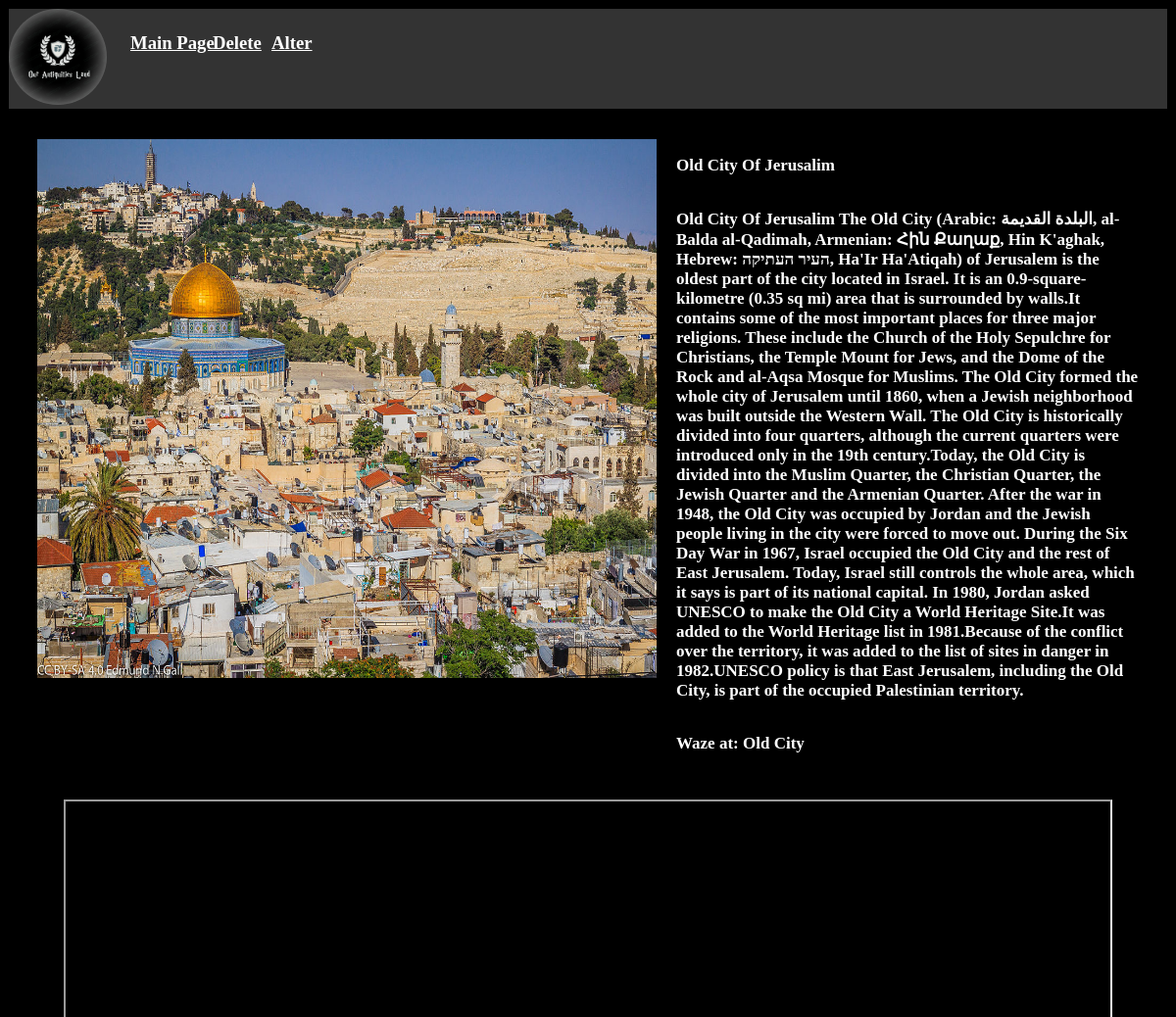
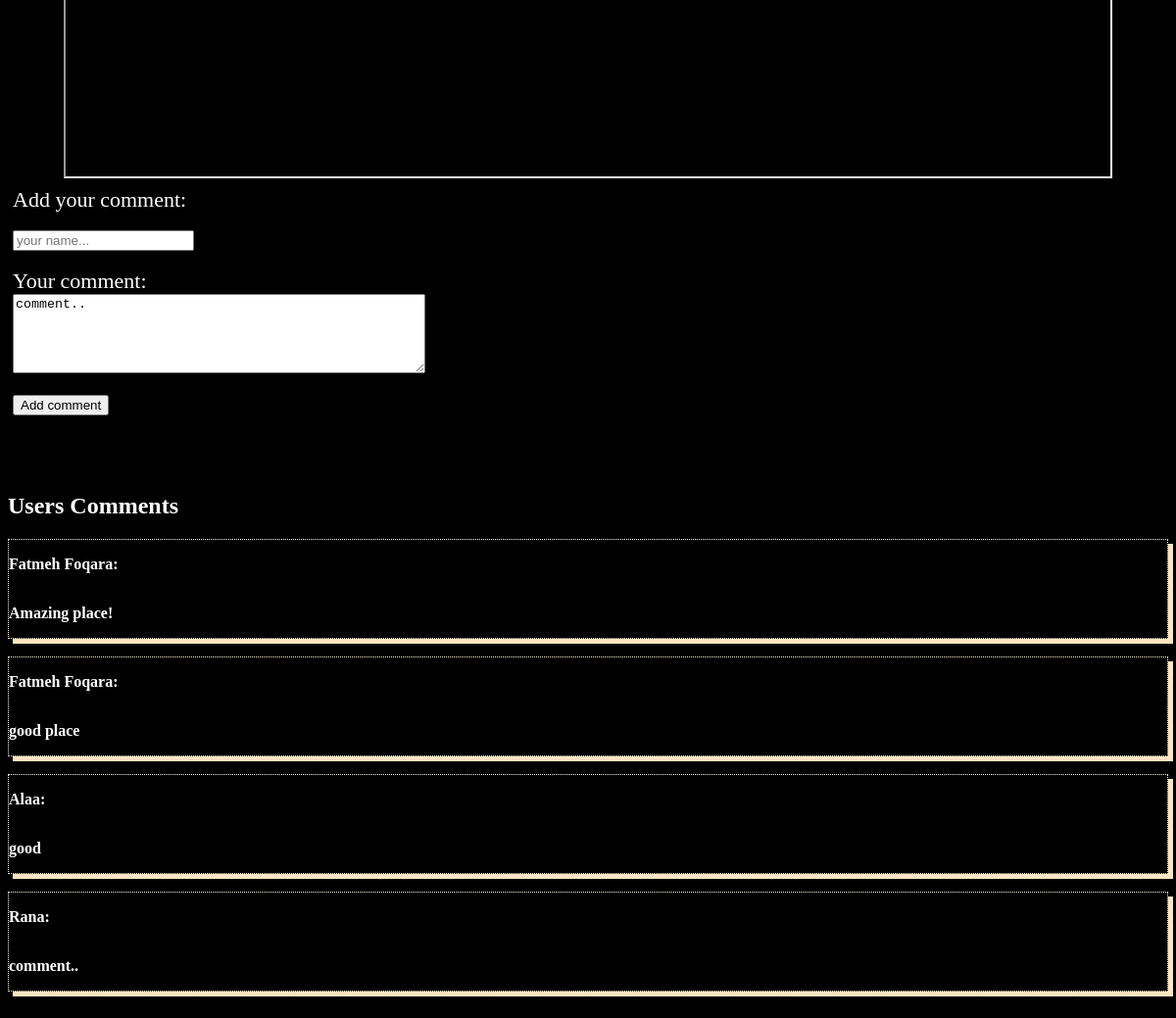
Screenshot of /show_site/1 with the database file from the repository (2 pictures, top to bottom).
### app.py (models this page shows, shortened)
class Sites(db.Model):
    id=db.Column(db.Integer,primary_key=True)
    site_name=db.Column(db.String(20), unique=False, nullable=False)
    about=db.Column(db.String, unique=False, nullable=False)
    waze_at=db.Column(db.String(20), unique=True, nullable=False)
    filename=db.Column(db.String(100), unique=False, nullable=True)

class Reviews(db.Model):
    id = db.Column(db.Integer, primary_key=True)
    site_id = db.Column(db.Integer, unique=False, nullable=False)
    user_name = db.Column(db.String(20), unique=False, nullable=False)
    review_text = db.Column(db.String, unique=False, nullable=False)

### app.py (the view)
@app.route('/show_site/<int:site_id>')
def site_info(site_id):
    sites_specific = Sites.query.get(site_id)
    reviews_specific = Reviews.query.filter(Reviews.site_id == site_id)
    return render_template("show_site.html",sites_specific=sites_specific,reviews_specific=reviews_specific) #reviews_specific=reviews_specific)

### templates/show_site.html (shortened to what this page needs)
<!DOCTYPE html>
<html lang="en" xmlns="http://www.w3.org/1999/html">
<head>
</head>
<body>
<div class="navbar">
    <a href="/" ><img src="../static/uploads/logo.jpeg"  width="100px" heigth="100px" style="border-radius:50%; display:inline-block"></a>
    <a href="/" target="_blank"><h3 style="position: absolute; margin-top:2%; margin-left:2%"><u>Main Page</u></h3></a>
    <a href="/delete/{{sites_specific.id}}" type="button"><h3 style="color:white;position: absolute; margin-top:2%;margin-left:9%"><u>Delete</u></h3></a>
    <a href="/alter_site/{{sites_specific.id}}" type="button"><h3 style="color:white;position: absolute; margin-top:2%;margin-left:14%"><u>Alter</u></h3></a>
</div>
<div class="flex-container">
  <div><img src="../static/uploads/{{sites_specific.filename}}" width="700" height="550"></img></div>
  <div>
      <p style="color:white;font-size:17px">{{sites_specific.site_name}}</p><br>
    <p style="color:white;font-size:17px">{{sites_specific.about}}</p><br>
    <p style="color:white; font-size:17px">Waze at: {{sites_specific.waze_at}}</p>
  </div>
</div>
<center><iframe src="https://embed.waze.com/iframe?zoom=13&lat=48.85661&lon=2.35222&pin=1" width="90%" height="400"></iframe><br></center>
    <div style="border:5px solid black;bottom:0;">
     <form action="/add_review/{{sites_specific.id}}" method="post" enctype="multipart/form-data">
      <label style="color:white;font-family: papyrus;font-size:22px">Add your comment:</label><br>
      <label style="color:white'font-family: papyrus;font-size:22px">Your name:</label><br>
      <input type="text" name="user_name" placeholder="your name..." required><br><br>
      <label style="color:white;font-family: papyrus;font-size:22px">Your comment:</label><br>
      <textarea name="user_comment" rows="5" cols="50" required>comment..</textarea><br><br>
      <input name="form" type="submit" value="Add comment"/><br><br>
     </form>>
    </div>
    <div>
        <h2 style="color:white; font-family: papyrus">Users Comments</h2>
    {%for review in reviews_specific %}
        <div style="border:1px solid Cornsilk;box-shadow: 5px 5px Bisque;border-style:dotted"><p style="color:white;display:inline-block">{{review.user_name}}:</p><br>
        <p style="color:white;">{{review.review_text}}</p><br></div><br>
    {%endfor%}
    </div>
<br>
</body>
</html>

### templates/show_site.html (style rules this page uses)
body { background-color:black }
.navbar { overflow: hidden;background-color: #333;border: 1px solid black; }
h3,p { color:white; font-family: papyrus; display: inline-block;font-weight:bold }
.flex-container { display: flex; background-color: black; }
.flex-container > div { background-color: black; margin: 10px; padding: 20px; font-size: 15px; width:50% }

### rows the page displays
Sites: filename (picture), site_name "Old City Of Jerusalim", about "Old City Of Jerusalim The Old City (Arabic: البلدة القديمة, al-Balda al-Qadimah, Armenian: Հին Քաղաք, Hin K'aghak, Hebrew: העיר העתיקה, Ha'Ir Ha'Atiqah) of Jerusalem is the oldest part of the city located in Israel. It is an 0.9-square-kilometre (0.35 sq mi) area that is surrounded by walls.It contains some of the most important places for three major religions. These include the Church of the Holy Sepulchre for Christians, the Temple Mount for Jews, and the Dome of the Rock and al-Aqsa Mosque for Muslims. The Old City formed the whole city of Jerusalem until 1860, when a Jewish neighborhood was built outside the Western Wall. The Old City is historically divided into four quarters,…", waze_at "Old City"
Reviews: user_name "Fatmeh Foqara", review_text "Amazing place!"
Reviews: user_name "Fatmeh Foqara", review_text "good place"
Reviews: user_name "Alaa", review_text "good"
Reviews: user_name "Rana", review_text "comment.."
